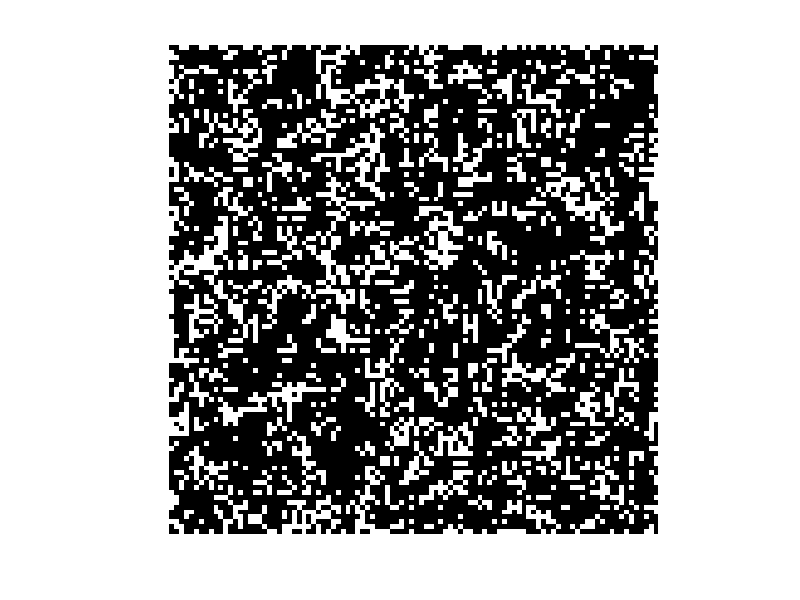
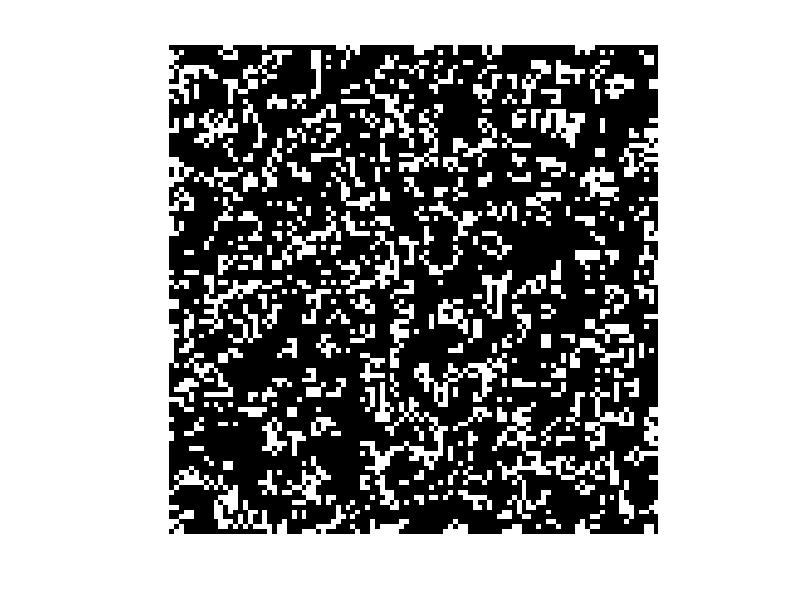
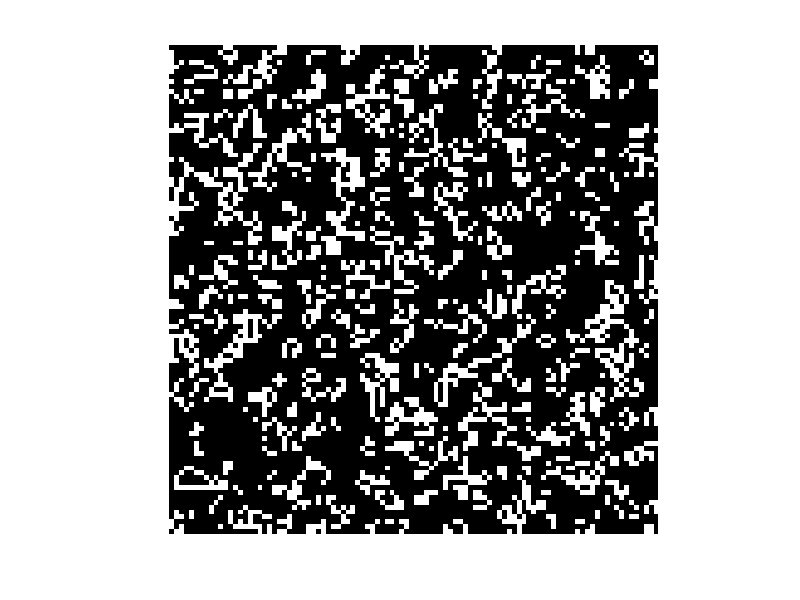
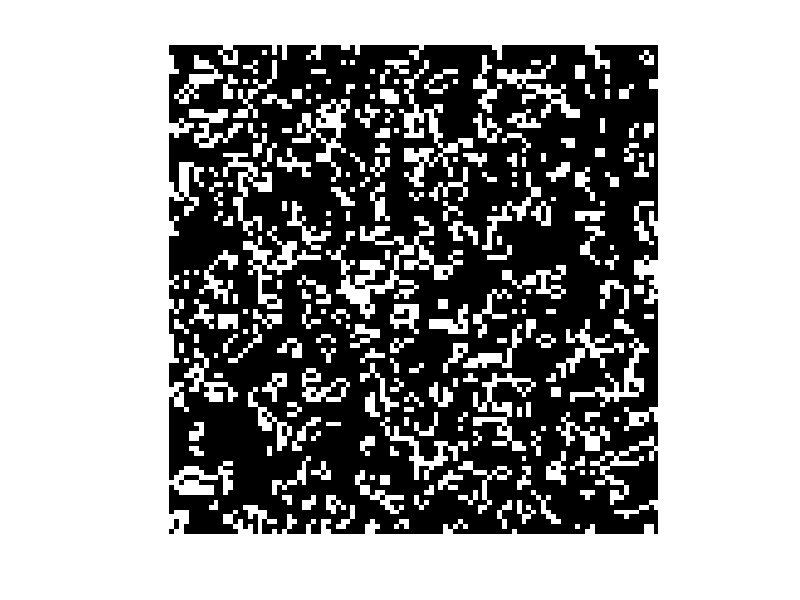

These charts were generated, in order, by the following MATLAB code: (Note: a time limit stopped this script after it produced the figures.)
%For creating a 100X100 array with elements assigned 1 or 0 randomly 
n=100;
a=abs(randi(2,n)-randi(2,n));

%Ceating another array to store the value of no of live neighbours around an element
c=zeros(n,n);

%Nested for loop:
for b=1:500  %To produce 500 different image
%To operate element by element:
  for i=1:n
    for j=1:n
      %lines 16-23 is to find c at corner elements
      %lines 24-31 is to find c at the edge elements(other than corners)
      %lines 32-33 is to find c at interior elemnts
      if ((i==1)&&(j==1))
        c(i,j)=a(i+1,j)+a(i,j+1)+a(i+1,j+1);
      elseif ((i==n)&&(j==1))
        c(i,j)=a(i-1,j)+a(i,j+1)+a(i-1,j+1);
      elseif ((i==1)&&(j==n))
        c(i,j)=a(i+1,j)+a(i,j-1)+a(i+1,j-1);
      elseif ((i==n)&&(j==n))
        c(i,j)=a(i-1,j)+a(i,j-1)+a(i-1,j-1);
      elseif ((i==1)&&(j!=1)&&(j!=n))
        c(i,j)=a(i,j-1)+a(i,j+1)+a(i+1,j)+a(i+1,j+1)+a(i+1,j-1);
      elseif ((i==n)&&(j!=1)&&(j!=n))
        c(i,j)=a(i,j-1)+a(i,j+1)+a(i-1,j)+a(i-1,j-1)+a(i-1,j+1);
      elseif ((j==1)&&(i!=1)&&(i!=n))
        c(i,j)=a(i,j+1)+a(i-1,j)+a(i+1,j)+a(i+1,j+1)+a(i-1,j+1);
      elseif ((j==n)&&(i!=1)&&(i!=n))
        c(i,j)=a(i,j-1)+a(i-1,j)+a(i+1,j)+a(i-1,j-1)+a(i+1,j-1);
      else
        c(i,j)=a(i,j-1)+a(i,j+1)+a(i-1,j)+a(i+1,j)+a(i-1,j-1)+a(i+1,j+1)+a(i+1,j-1)+a(i-1,j+1);
      endif
    endfor
  endfor
%To modify the a matrix accrding to the convays game of life rules:
  for i=1:n
    for j=1:n
      if((a(i,j)==1)&&(c(i,j)<2))
        c(i,j)=0;
      elseif((a(i,j)==1)&&((c(i,j)==2)||(c(i,j)==3)))
        c(i,j)=1;
      elseif((a(i,j)==1)&&(c(i,j)>3))
        c(i,j)=0;
      elseif((a(i,j)==0)&&(c(i,j)==3))
        c(i,j)=1;
      else
        c(i,j)=0;
      endif
    endfor
  endfor
%Assigns matrix c to a
a=c;
%Produces images after each iteration
imshow(c);
str2 = sprintf("print -dpng img-%d.png", b);
eval(str2);
endfor
